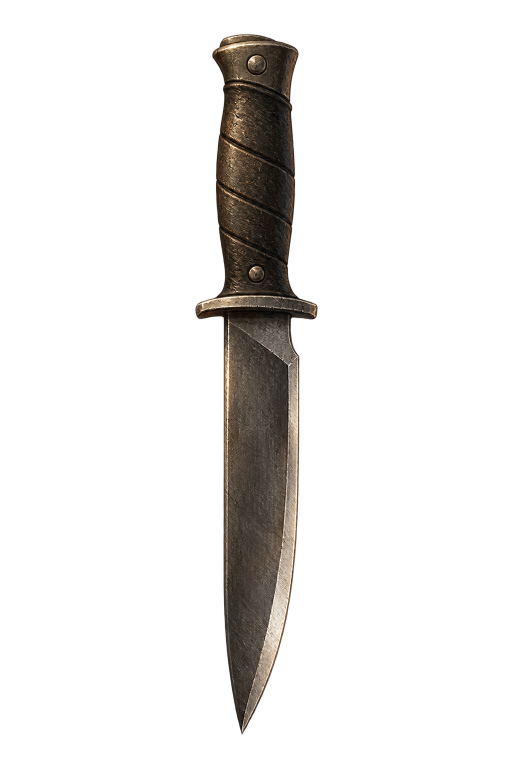
#> input picture Sources/knife-working.png, 1024 x 1536 px, found by its file name (shown at 1/2 size)
$ python prepare-male-knife-prop.py
#> lines starting #> are read from the running program, lines starting #| are printed output that depends on the picture; after the words box and inside, x2 and y2 are one past the last pixel; in counts of white or black regions, pixels touching at a corner belong together
"""Register a separate illustrated knife; preserve existing hands and shared female prop."""
from pathlib import Path
import hashlib,json
import numpy as np
from PIL import Image
from scipy import ndimage as ndi
ROOT=Path(__file__).resolve().parents[1];OUT=ROOT/'review/male-exact-reference-pass';CORE=ROOT/'avatar-core';source=OUT/'Sources/knife-working.png'
a=np.array(Image.open(source).convert('RGBA'));a[:,:,3]=np.clip(np.rint(a[:,:,3].astype(float)*255/253),0,255);solid=a[:,:,3]>=128;distance,indices=ndi.distance_transform_edt(~solid,return_indices=True);a[(distance>1.5)&(a[:,:,3]<128)]=0;edge=(a[:,:,3]>0)&(a[:,:,3]<128);a[edge,:3]=a[indices[0][edge],indices[1][edge],:3];a[a[:,:,3]==0]=0
#> further down, a is the input picture: shape (1536, 1024, 4); mean R, G, B, A 23.7, 20.2, 16.6, 30.3
#> after `a[:, :, 3] = np.clip(np.rint(a[:, :, 3].astype(float) * 255 / 253), 0,`: a: shape (1536, 1024, 4); 12.09% of pixels changed, all inside (x1, y1, x2, y2) = (391, 68, 635, 1469)
#> after `solid = a[:, :, 3] >= 128`:
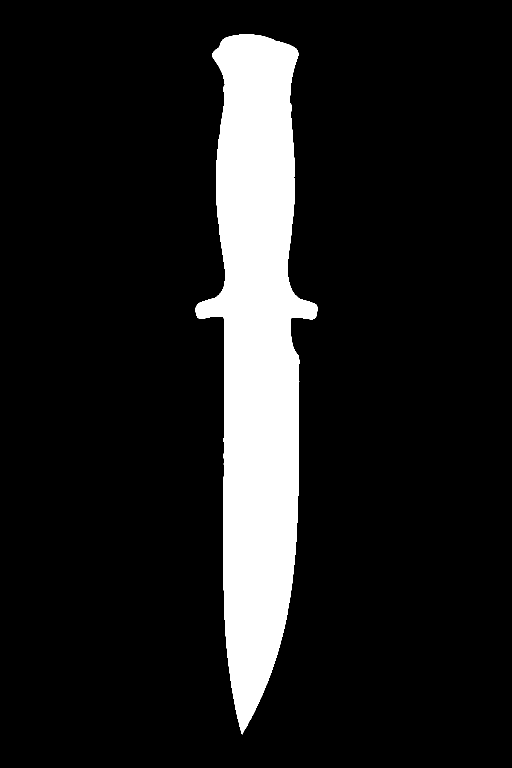
#> solid: shape (1536, 1024) bool (shown at 1/2 size); 12% white; 1 white region, box (x1, y1, x2, y2) and area: (391, 69, 635, 1469) 188826
#> after `distance, indices = ndi.distance_transform_edt(~solid, return_indices=`:
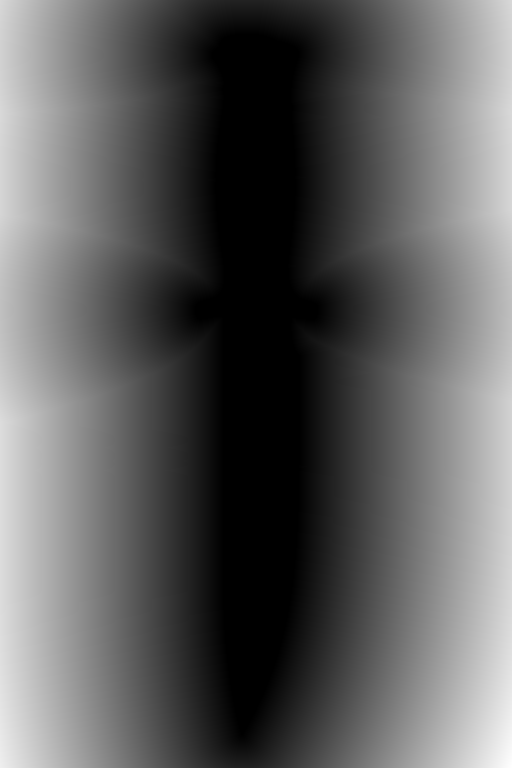
#> distance: shape (1536, 1024) float64 (shown at 1/2 size); min 0, max 517.1, mean 189.8; drawn with min black and max white
#> after `edge = (a[:, :, 3] > 0) & (a[:, :, 3] < 128)`:
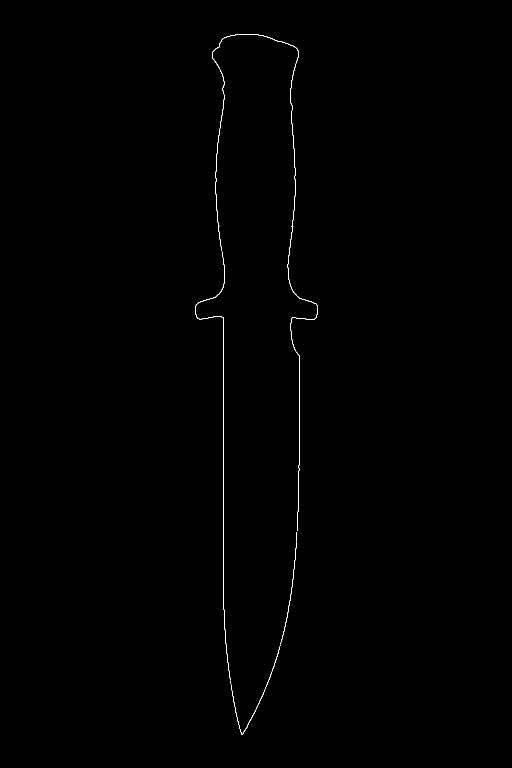
#> edge: shape (1536, 1024) bool (shown at 1/2 size); 0.22% white in thin lines or dots, all inside (x1, y1, x2, y2) = (390, 68, 636, 1470)
#> after `a[edge, :3] = a[indices[0][edge], indices[1][edge], :3]`:
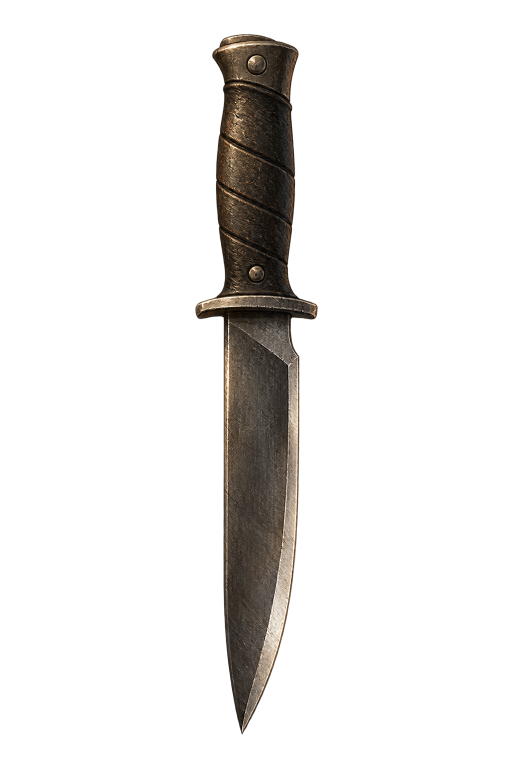
#> a: shape (1536, 1024, 4) (shown at 1/2 size); mean R, G, B, A 10, 8.7, 7.3, 30.6; transparent parts drawn white
#> after `a[a[:, :, 3] == 0] = 0`: a: shape (1536, 1024, 4); under 0.01% of pixels changed, all inside (x1, y1, x2, y2) = (424, 70, 595, 1469)
bbox=Image.fromarray(a).getbbox();x,y,x1,y1=bbox;scale=.14;im=Image.fromarray(a).crop(bbox).resize((round((x1-x)*scale),round((y1-y)*scale)),Image.Resampling.LANCZOS);a=np.array(im);a[a[:,:,3]==0]=0;im=Image.fromarray(a);dest=CORE/'assets/weapons/male-exact/knife.png';dest.parent.mkdir(exist_ok=True);im.save(dest)
#> after `bbox = Image.fromarray(a).getbbox()`: bbox = (390, 68, 636, 1470)
#> after `x, y, x1, y1 = bbox`: x = 390; y = 68; x1 = 636; y1 = 1470
#> after `im = Image.fromarray(a).crop(bbox).resize((round((x1 - x) * scale), ro`:
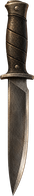
#> im: PIL image 34x196 RGBA; mean R, G, B, A 52.6, 44.9, 37.4, 139.5; transparent parts drawn white
#> after `a[a[:, :, 3] == 0] = 0`: a: shape (196, 34, 4); 0.48% of pixels changed, all inside (x1, y1, x2, y2) = (4, 1, 33, 196)
sx=im.width/(x1-x);sy=im.height/(y1-y);primary=[(513-x)*sx,(350-y)*sy]
#> after `sx = im.width / (x1 - x)`: sx = 0.138
#> after `sy = im.height / (y1 - y)`: sy = 0.14
#> after `primary = [(513 - x) * sx, (350 - y) * sy]`: primary = [17, 39.42]
#> (the run stopped early here; a loop or call above may not have finished)

$ run again, with Sources/female-own-arms-reference.png copied over Sources/knife-working.png
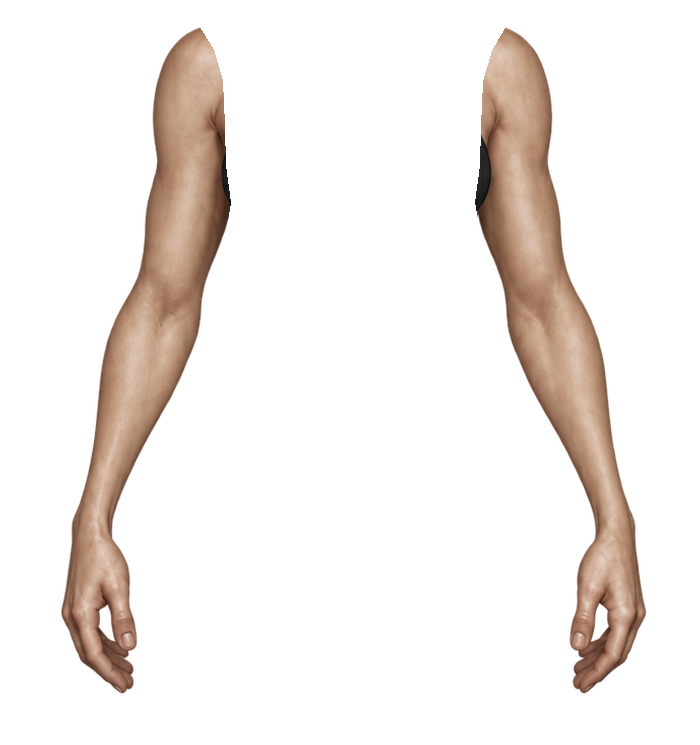
#> input picture Sources/female-own-arms-reference.png, 700 x 745 px, found by its file name
#> a is the input picture: shape (745, 700, 4); mean R, G, B, A 28.6, 22.5, 18.7, 39.7
#> `solid = a[:, :, 3] >= 128`:
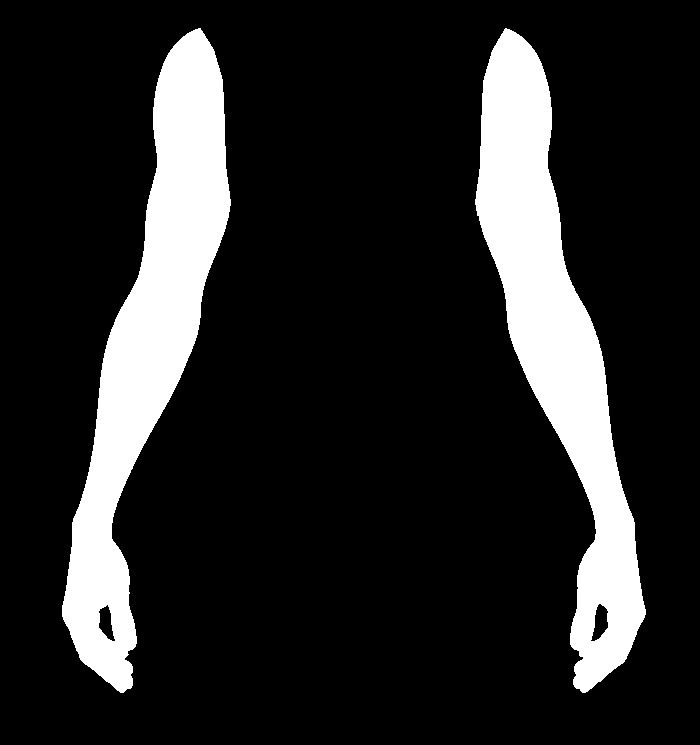
#> solid: shape (745, 700) bool; 15.7% white; 2 white regions, box (x1, y1, x2, y2) and area: (62, 28, 231, 693) 41237, (475, 28, 646, 693) 40789
#> edge: shape (745, 700) bool; 0.54% white in thin lines or dots, all inside (x1, y1, x2, y2) = (61, 27, 647, 694)
#> bbox = (61, 27, 647, 694)
#> x = 61; y = 27; x1 = 647; y1 = 694
#> `im = Image.fromarray(a).crop(bbox).resize((round((x1 - x) * scale), ro`:
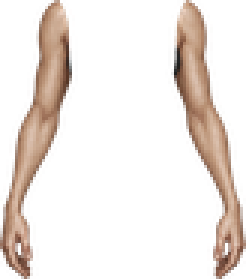
#> im: PIL image 82x93 RGBA (shown 3 times larger); mean R, G, B, A 46.6, 35.6, 28.9, 53.4; transparent parts drawn white
#> sx = 0.14
#> sy = 0.139
#> primary = [63.25, 45.04]

$ run again, with Sources/female-rifle-arms-candidate-not-integrated.png copied over Sources/knife-working.png
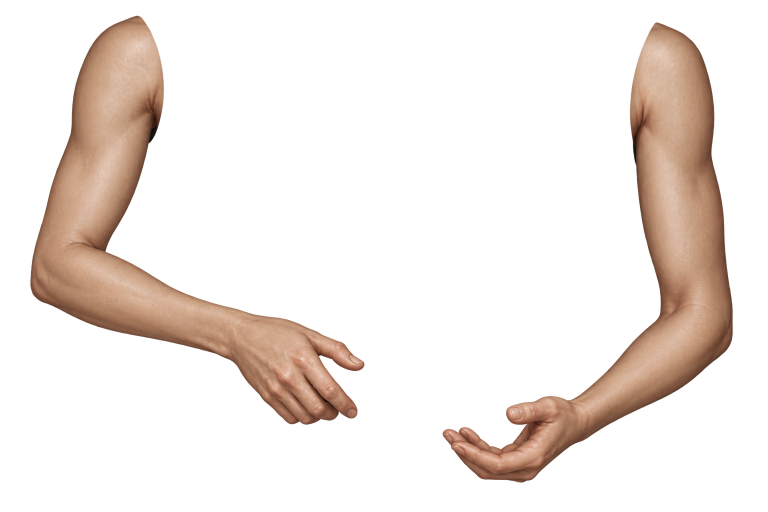
#> input picture Sources/female-rifle-arms-candidate-not-integrated.png, 1536 x 1024 px, found by its file name (shown at 1/2 size)
#> a is the input picture: shape (1024, 1536, 4); mean R, G, B, A 69.1, 50.3, 39.6, 49.8
#> `solid = a[:, :, 3] >= 128`:
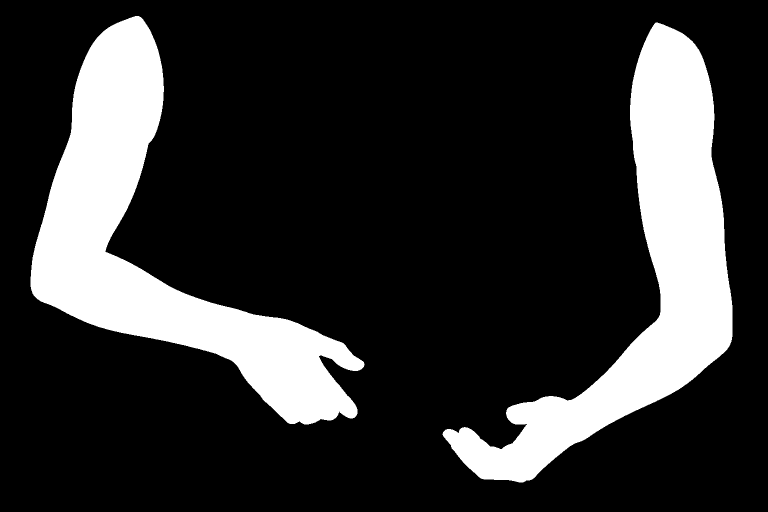
#> solid: shape (1024, 1536) bool (shown at 1/2 size); 19.7% white; 2 white regions, box (x1, y1, x2, y2) and area: (61, 32, 729, 849) 160153, (885, 45, 1465, 965) 149482
#> edge: shape (1024, 1536) bool; 0.38% white in thin lines or dots, all inside (x1, y1, x2, y2) = (60, 31, 1466, 966)
#> bbox = (60, 31, 1466, 966)
#> x = 60; y = 31; x1 = 1466; y1 = 966
#> `im = Image.fromarray(a).crop(bbox).resize((round((x1 - x) * scale), ro`:
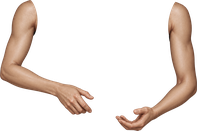
#> im: PIL image 197x131 RGBA; mean R, G, B, A 48, 36, 29.1, 60; transparent parts drawn white
#> sx = 0.14
#> primary = [63.47, 44.69]
